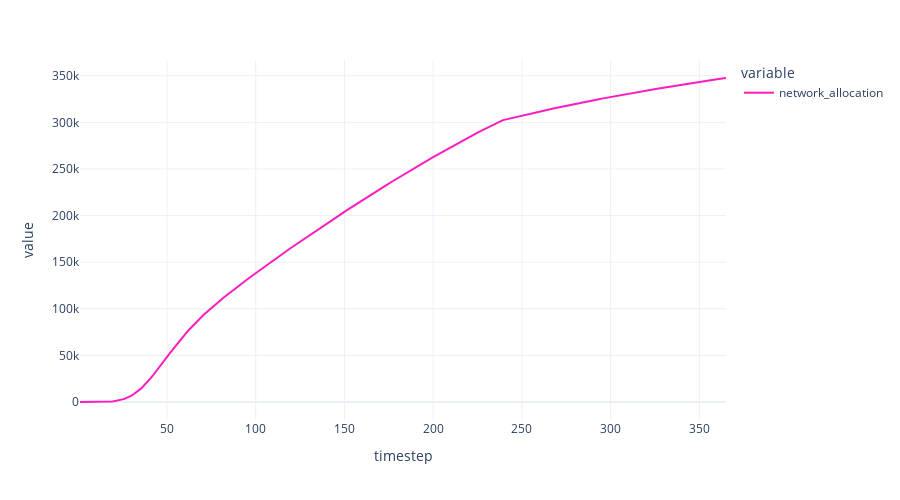

Notebook code for this chart:
### Code cell
fig = px.line(
    df_1,
    x='timestep',
    y=['network_allocation'],
    height=500
)

fig.show()

### Figure 1 — Plotly figure (JSON) as saved in the notebook; plotly's stock layout.template omitted (floating-point values rounded to 4 significant figures; data arrays with more than 128 entries replaced by an {"elided": "..."} marker saying what was removed)
{"data": [{"hovertemplate": "variable=network_allocation<br>timestep=%{x}<br>value=%{y}<extra></extra>", "legendgroup": "network_allocation", "line": {"color": "#FC1CBF", "dash": "solid"}, "mode": "lines", "name": "network_allocation", "orientation": "v", "showlegend": true, "type": "scatter", "x": {"elided": "365 int values"}, "xaxis": "x", "y": {"elided": "365 float values"}, "yaxis": "y"}], "layout": {"height": 500, "legend": {"title": {"text": "variable"}, "tracegroupgap": 0}, "margin": {"t": 60}, "xaxis": {"anchor": "y", "domain": [0, 1], "title": {"text": "timestep"}}, "yaxis": {"anchor": "x", "domain": [0, 1], "title": {"text": "value"}}}}
